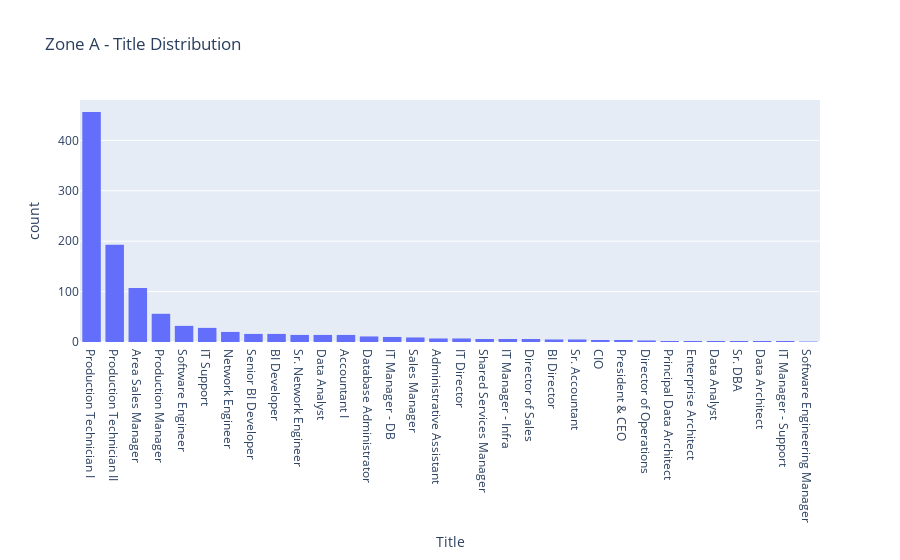

Notebook code cell kept with this figure:
### Code cell
fig_zone_a_title = px.histogram(zone_a_data, x="Title", title="Zone A - Title Distribution")
fig_zone_a_title.update_xaxes(categoryorder="total descending")
fig_zone_a_title.show()

### Figure 1 — Plotly figure (JSON) as saved in the notebook; plotly's stock layout.template omitted (floating-point values rounded to 4 significant figures; data arrays with more than 128 entries replaced by an {"elided": "..."} marker saying what was removed)
{"data": [{"alignmentgroup": "True", "bingroup": "x", "hovertemplate": "Title=%{x}<br>count=%{y}<extra></extra>", "legendgroup": "", "marker": {"color": "#636efa", "pattern": {"shape": ""}}, "name": "", "offsetgroup": "", "orientation": "v", "showlegend": false, "type": "histogram", "x": {"elided": "1062 str values"}, "xaxis": "x", "yaxis": "y"}], "layout": {"barmode": "relative", "legend": {"tracegroupgap": 0}, "title": {"text": "Zone A - Title Distribution"}, "xaxis": {"anchor": "y", "categoryorder": "total descending", "domain": [0, 1], "title": {"text": "Title"}}, "yaxis": {"anchor": "x", "domain": [0, 1], "title": {"text": "count"}}}}
